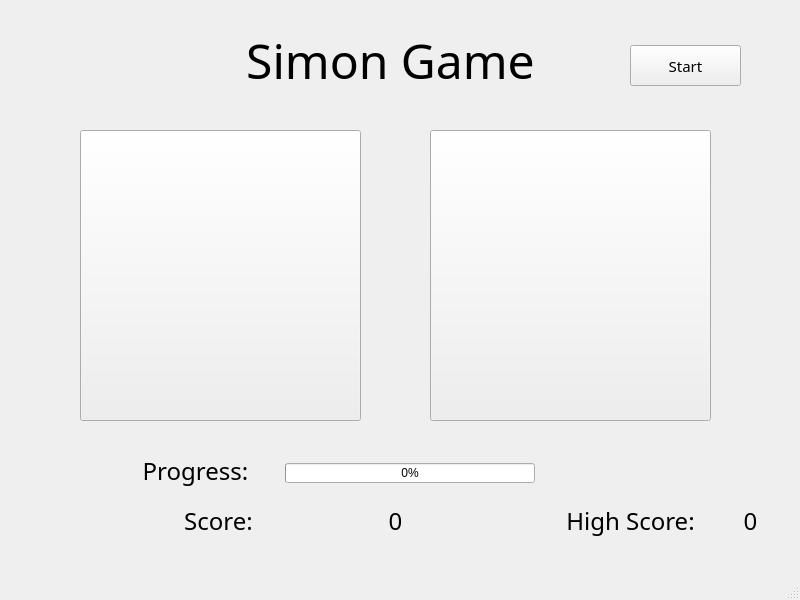
<?xml version="1.0" encoding="UTF-8"?>
<ui version="4.0">
 <class>SimonGame</class>
 <widget class="QMainWindow" name="SimonGame">
  <property name="geometry">
   <rect>
    <x>0</x>
    <y>0</y>
    <width>800</width>
    <height>600</height>
   </rect>
  </property>
  <property name="windowTitle">
   <string>SimonGame</string>
  </property>
  <property name="styleSheet">
   <string notr="true">    this-&gt;setStyleSheet(&quot;QMainWindow {background-color: qlineargradient( x1:0 y1:0, x2:1 y2:1, stop:0 rgb(255,148,130), stop:1 rgb(125,119,255));}&quot;);
    ui-&gt;startButton-&gt;setStyleSheet(&quot;QPushButton{background: rgb(234,242,245); border-radius: 15px;}&quot;);
    ui-&gt;blueButton-&gt;setStyleSheet( QString(&quot;QPushButton {background-color: rgb(0,0,255);font: bold 20px;color: rgb(0,0,0);} QPushButton:pressed {background-color: rgb(52,153,255);}&quot;));
    ui-&gt;redButton-&gt;setStyleSheet( QString(&quot;QPushButton {background-color: rgb(240,11,81);font: bold 20px; color: rgb(0,0,0);} QPushButton:pressed {background-color: rgb(255,150,150);}&quot;));</string>
  </property>
  <widget class="QWidget" name="centralwidget">
   <widget class="QPushButton" name="startButton">
    <property name="geometry">
     <rect>
      <x>630</x>
      <y>45</y>
      <width>111</width>
      <height>41</height>
     </rect>
    </property>
    <property name="font">
     <font>
      <family>Snap ITC</family>
      <pointsize>11</pointsize>
     </font>
    </property>
    <property name="autoFillBackground">
     <bool>false</bool>
    </property>
    <property name="styleSheet">
     <string notr="true"/>
    </property>
    <property name="text">
     <string>Start</string>
    </property>
   </widget>
   <widget class="QPushButton" name="redButton">
    <property name="geometry">
     <rect>
      <x>80</x>
      <y>130</y>
      <width>281</width>
      <height>291</height>
     </rect>
    </property>
    <property name="text">
     <string/>
    </property>
   </widget>
   <widget class="QPushButton" name="blueButton">
    <property name="geometry">
     <rect>
      <x>430</x>
      <y>130</y>
      <width>281</width>
      <height>291</height>
     </rect>
    </property>
    <property name="text">
     <string/>
    </property>
   </widget>
   <widget class="QLabel" name="gameTitleLabel">
    <property name="geometry">
     <rect>
      <x>200</x>
      <y>30</y>
      <width>381</width>
      <height>61</height>
     </rect>
    </property>
    <property name="font">
     <font>
      <family>Snap ITC</family>
      <pointsize>36</pointsize>
     </font>
    </property>
    <property name="text">
     <string>Simon Game</string>
    </property>
    <property name="alignment">
     <set>Qt::AlignCenter</set>
    </property>
   </widget>
   <widget class="QLabel" name="progressBarLabel">
    <property name="geometry">
     <rect>
      <x>120</x>
      <y>440</y>
      <width>151</width>
      <height>61</height>
     </rect>
    </property>
    <property name="font">
     <font>
      <family>Snap ITC</family>
      <pointsize>18</pointsize>
     </font>
    </property>
    <property name="text">
     <string>Progress:</string>
    </property>
    <property name="alignment">
     <set>Qt::AlignCenter</set>
    </property>
   </widget>
   <widget class="QProgressBar" name="progressBar">
    <property name="geometry">
     <rect>
      <x>285</x>
      <y>463</y>
      <width>250</width>
      <height>20</height>
     </rect>
    </property>
    <property name="value">
     <number>0</number>
    </property>
    <property name="textVisible">
     <bool>true</bool>
    </property>
    <property name="invertedAppearance">
     <bool>false</bool>
    </property>
   </widget>
   <widget class="QLabel" name="scoreNameLabel">
    <property name="geometry">
     <rect>
      <x>168</x>
      <y>500</y>
      <width>101</width>
      <height>41</height>
     </rect>
    </property>
    <property name="font">
     <font>
      <family>Snap ITC</family>
      <pointsize>18</pointsize>
     </font>
    </property>
    <property name="text">
     <string>Score:</string>
    </property>
    <property name="alignment">
     <set>Qt::AlignCenter</set>
    </property>
   </widget>
   <widget class="QLabel" name="scoreLabel">
    <property name="geometry">
     <rect>
      <x>335</x>
      <y>500</y>
      <width>121</width>
      <height>41</height>
     </rect>
    </property>
    <property name="font">
     <font>
      <family>Snap ITC</family>
      <pointsize>18</pointsize>
     </font>
    </property>
    <property name="text">
     <string>0</string>
    </property>
    <property name="alignment">
     <set>Qt::AlignCenter</set>
    </property>
   </widget>
   <widget class="QLabel" name="highScoreNameLabel">
    <property name="geometry">
     <rect>
      <x>540</x>
      <y>500</y>
      <width>181</width>
      <height>41</height>
     </rect>
    </property>
    <property name="font">
     <font>
      <family>Snap ITC</family>
      <pointsize>18</pointsize>
     </font>
    </property>
    <property name="text">
     <string>High Score:</string>
    </property>
    <property name="alignment">
     <set>Qt::AlignCenter</set>
    </property>
   </widget>
   <widget class="QLabel" name="highScoreLabel">
    <property name="geometry">
     <rect>
      <x>720</x>
      <y>500</y>
      <width>61</width>
      <height>41</height>
     </rect>
    </property>
    <property name="font">
     <font>
      <family>Snap ITC</family>
      <pointsize>18</pointsize>
     </font>
    </property>
    <property name="text">
     <string>0</string>
    </property>
    <property name="alignment">
     <set>Qt::AlignCenter</set>
    </property>
   </widget>
  </widget>
  <widget class="QMenuBar" name="menubar">
   <property name="geometry">
    <rect>
     <x>0</x>
     <y>0</y>
     <width>800</width>
     <height>22</height>
    </rect>
   </property>
  </widget>
  <widget class="QStatusBar" name="statusbar"/>
 </widget>
 <resources/>
 <connections/>
</ui>
